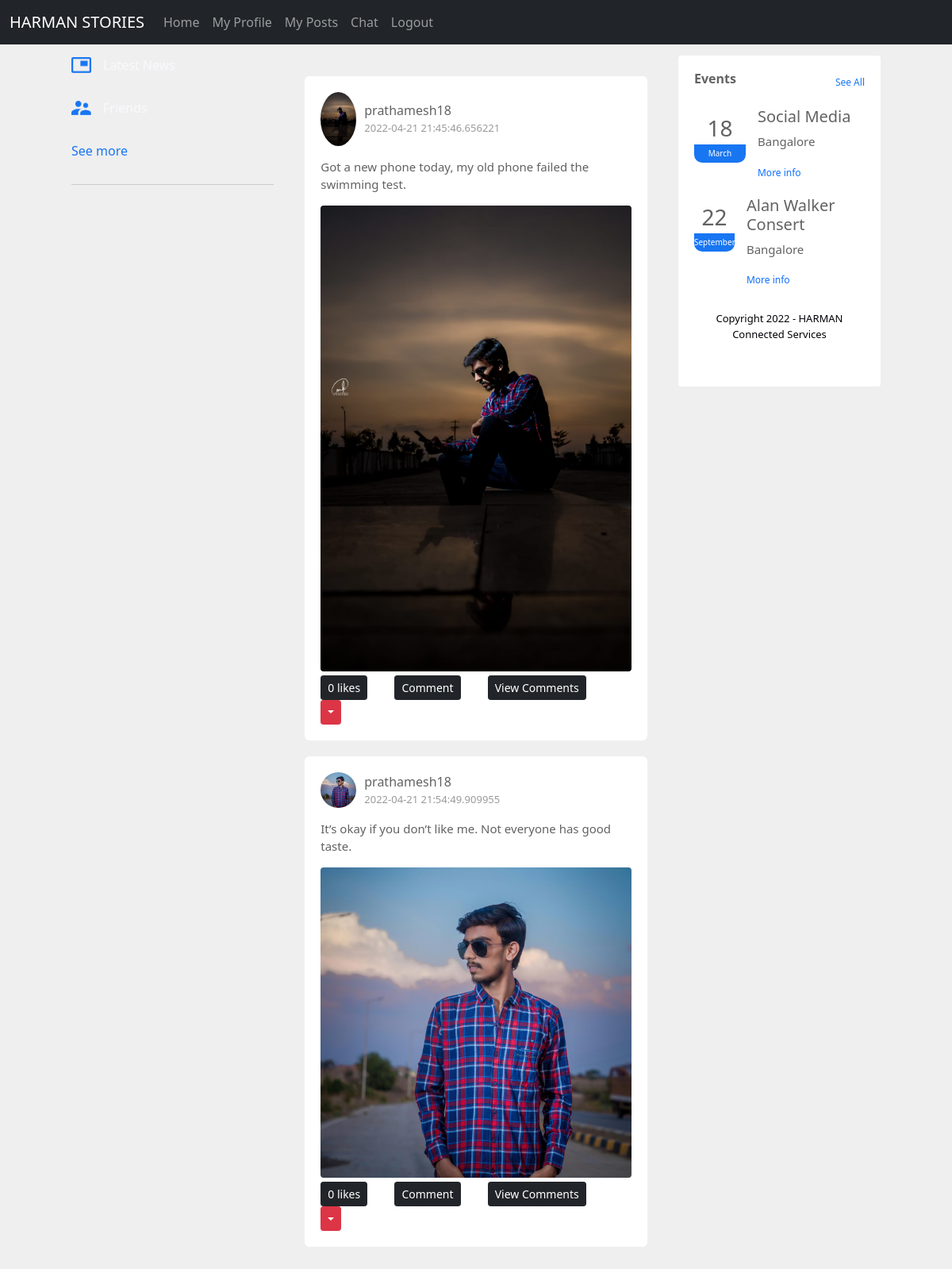
The page /my-posts (signed in) on the database its author committed.
### tables this page shows
CREATE TABLE POSTS(
                            POST_ID INTEGER PRIMARY KEY AUTOINCREMENT,
                            TEXT_BOX TEXT,
                            P_USERNAME TEXT,
                            P_DATE_CREATED TEXT,
                            LIKE INTEGER DEFAULT 0 NOT NULL,
                            IMAGELINK TEXT,
                            FOREIGN KEY (P_USERNAME)
                                REFERENCES USERS(USERNAME)
                                ON UPDATE CASCADE
                                ON DELETE CASCADE);

### main.py (the view)
@app.route("/my-posts", methods=["GET", "POST"])
def posts():
    if not session.get("name"):
        return redirect("/")
    else:
        getUserName = session["name"]
        print(getUserName)
        try:
            cursor.execute("SELECT * FROM POSTS WHERE P_USERNAME= '" + getUserName + "'")
            print("SUCCESSFULLY SELECTED!")
            result = cursor.fetchall()
            if len(result) == 0:
                print("Invalid Data")
                flash('No posts yet...!', category='error')
                return redirect("/home")
            else:
                print(result)
                return render_template("mypost.html", posts=result, user_is_authenticated=True,
                                       username=session["name"])
        except Exception as e:
            print(e)

### Templates/mypost.html (shortened to what this page needs)
    {% extends "base.html" %} {% block title %} Home{% endblock %} {% block
        content %}
        <div class="left-sidebar">
          <div class="imp-links">
              <a href="https://timesofindia.indiatimes.com/" style="color:rgb(250, 248, 252)" class="font-weight-bold"><img src="{{url_for('static', filename='news.png')}}">Latest News</a>
              <a href="/view-all-users" style="color:rgb(250, 248, 252)" class="font-weight-bold"><img src="{{url_for('static', filename='friends.png')}}">Friends</a>
              <a href="#">See more</a>
          </div>
      </div>
      <div class="main-content">
        <div class="container container">
            <div class="row">
                <div class="col col-12 col-sm-12 col-md-12 col-lg-12 col-xl-12 col-xxl-12">
                      {% for i in posts %}
                      <div class="post-container">
                        <div class="user-profile">
                            <img src="{{i[5]}}">
                            <div>
                                  <p>{{ i[2] }}</p>
                                  <span>{{i[3]}}</span>
                            </div>
                        </div>
                        <p class="post-text">{{ i[1] }}</p>
                        <img src="{{i[5]}}" class="post-img">
                        <div class="post-row">
                            <div class="activity-icons">
                                <div>
                                  <a href="/like?id={{i[0]}}" class="btn btn-dark btn-sm">{{i[4]}} likes</a>
                                </div>
                                <div>
                                    <a href="/create-comment?id={{i[0]}}" class="btn btn-dark btn-sm">Comment</a>
                                </div>
                                <div>
                                    <a href="/view-comments?id={{i[0]}}"class="btn btn-dark btn-sm">View Comments</a>
                                </div>
                                <div>
                                  {% if i[2] == username %}
                                  <div class="btn-group">
                                      <button type="button" class="btn btn-sm btn-danger dropdown-toggle" data-bs-toggle="dropdown"></button>
                                  </div>
                                  {% endif %}
                              </div>
                             </div>
                        </div>
                      </div>
                        {% endfor %}
                </div>
            </div>
        </div>
        </div>
<div class="right-sidebar">
  <div class="sidebar-title">
      <h4>Events</h4>
      <a href="#">See All</a>
  </div>
  <div class="event">
      <div class="left-event">
          <h3>18</h3>
          <span>March</span>
      </div>
      <div class="right-event">
          <h4>Social Media</h4>
          <p>Bangalore</p>
          <a href="#">More info</a>
      </div>
  </div>
  <div class="event">
    <div class="left-event">
        <h3>22</h3>
        <span>September</span>
    </div>
    <div class="right-event">
        <h4>Alan Walker Consert</h4>
        <p>Bangalore</p>
        <a href="#">More info</a>
    </div>
</div>
<div class="footer">
<p style="color:rgb(4, 1, 6)" class="font-weight-bold">Copyright 2022 - HARMAN Connected Services</p>
</div>
        {% endblock %}

### static/style.css (style rules this page uses)
body { background: #efefef; }
.container { display: flex; justify-content: space-between; padding: 10px 5%; }
.left-sidebar { flex-basis: 25%; position: sticky; top: 70px; align-self: flex-start; }
.right-sidebar { color: #626262; flex-basis: 25%; position: sticky; top: 70px; align-self: flex-start; background: #fff; padding: 20px; border-radius: 4px; }
.main-content { flex-basis: 47%; }
.imp-links a, .shortcut-links a { text-decoration: none; display: flex; align-items: center; margin-bottom: 30px; color: #626262; width: fit-content; }
.imp-links a img { width: 25px; margin-right: 15px; }
.imp-links a:last-child { color: #1876f2; }
.imp-links { border-bottom: 1px solid #ccc; }
.sidebar-title { display: flex; align-items: center; justify-content: space-between; margin-bottom: 18px; }
.sidebar-title h4 { font-weight: 600; font-size: 16px; }
.sidebar-title a { text-decoration: none; color: #1876f2; font-size: 12px; }
.event { display: flex; font-size: 14px; margin-bottom: 20px; }
.left-event { border-radius: 10px; height: 70px; width: 65px; margin-right: 15px; padding-top: 10px; text-align: center; position: relative; overflow: hidden; box-shadow: 0 0 10px rgbs(0, 0, 0, 0.1); }
.event p { font-size: 15px; }
.event a { font-size: 12px; text-decoration: none; columns: #1876f2; }
.event h4 { font-size: 20px; padding-top: 0px; }
.left-event span { position: absolute; bottom: 0; left: 0; width: 100%; background: #1876f2; color: #fff; font-size: 10px; padding: 4px 0; }
.user-profile { display: flex; align-items: center; }
.user-profile img { width: 45px; border-radius: 50%; margin-right: 10; }
.user-profile p { margin-left: 10px; margin-bottom: -3px; font-weight: 500; color: #626262; }
.post-container { width: 100%; background: #fff; border-radius: 6px; padding: 20px; color: #626262; margin: 20px 0; }
.user-profile span { font-size: 13px; color: #9a9a9a; margin-left: 10px; }
.post-text { color: #626262; margin: 15px 0; font-size: 15px; }
.post-img { width: 100%; border-radius: 4px; margin-bottom: 5px; }
.post-row { display: flex; align-items: center; justify-content: space-between; }
.activity-icons div { display: inline-flex; align-items: center; margin-right: 30px; }
.footer { text-align: center; color: #9a9a9a; padding: 10px 0 20px; font-size: 13px; }

### Templates/base.html (style rules this page uses)
body { background-image: url('https://wallpaperaccess.com/full/731608.jpg'); background-repeat: no-repeat; background-attachment: fixed; background-size: cover; background-size: 100% 100%; }

### rows shown on the page
POSTS: IMAGELINK (picture), P_USERNAME "prathamesh18", P_DATE_CREATED "2022-04-21 21:45:46.656221", TEXT_BOX "Got a new phone today, my old phone failed the swimming test.", LIKE "0"
POSTS: IMAGELINK (picture), P_USERNAME "prathamesh18", P_DATE_CREATED "2022-04-21 21:54:49.909955", TEXT_BOX "It’s okay if you don’t like me. Not everyone has good taste.", LIKE "0"
